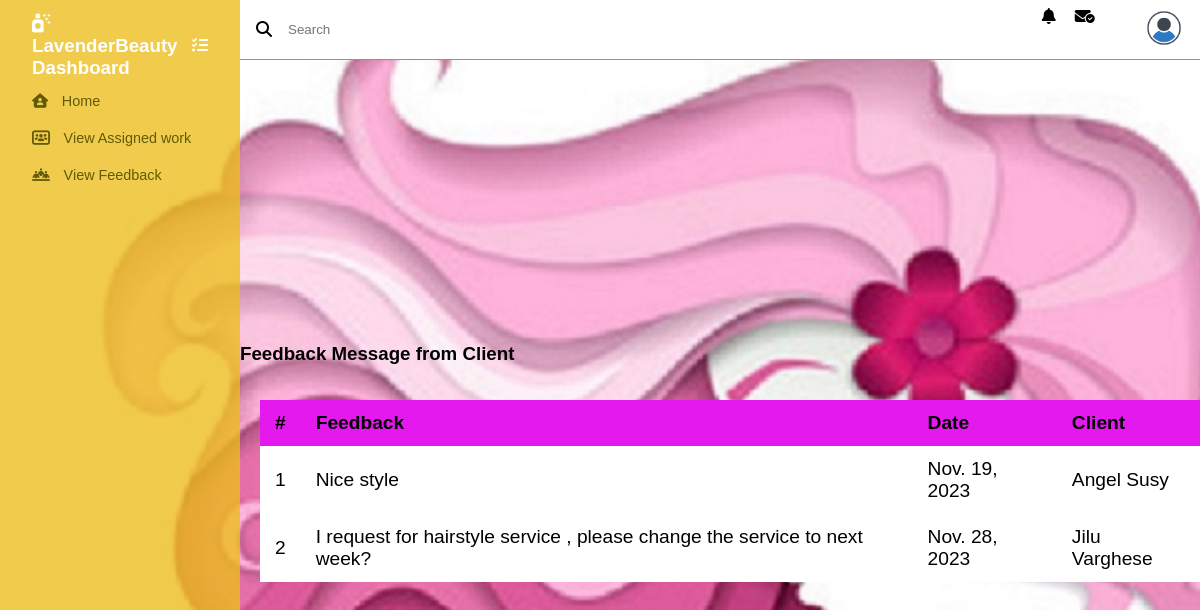
The app's page /shopboutique/Viewfeedback/ (signed in) with its own data.
### Userboutique/models.py (models this page shows)
class tbl_feedback(models.Model):
    message=models.CharField(max_length=40)
    message_date=models.DateField(auto_now_add=True)
    user=models.ForeignKey(tbl_user,on_delete=models.SET_NULL,null=True)
    staff=models.ForeignKey(tbl_staffreg,on_delete=models.SET_NULL,null=True)

### Guest/models.py (models this page shows)
class tbl_user(models.Model):
    name=models.CharField(max_length=40)
    username=models.CharField(max_length=40)
    phone=models.CharField(max_length=35)
    email=models.CharField(max_length=40)
    gender=models.CharField(max_length=25)
    password=models.CharField(max_length=35)
    image=models.FileField(upload_to="Userpic/")

### Shop/views.py (the view)
# urls.py: path('Viewfeedback/',views.viewfeedback,name="viewfeedback"),
def viewfeedback(request):
    if 'sid' in request.session:
        user=tbl_user.objects.all()
        feedbackdata=tbl_feedback.objects.filter(user_id__in=user)
        return render(request,'Shop/Viewfeedback.html',{'feedback':feedbackdata})
    else:
        return redirect('webguest:login')

### Shop/Templates/Shop/Viewfeedback.html (shortened to what this page needs)
{% extends 'Shop/Header.html' %}
{% load static %}
{% block content%}
<!DOCTYPE html>
<html lang="en">
<head>
</head>
<body>
    <h3>Feedback Message from Client</h3>
    <table class="content-table">
        <tr>
            <th>#</th>
            <th>Feedback</th>
            <th>Date</th>
            <th>Client</th>
        </tr>
        {% for l in feedback %}
        <tr>
            <td>{{forloop.counter}}</td>
            <td>{{l.message}}</td>
            <td>{{l.message_date}}</td>
            <td>{{l.user.name}}</td>
        </tr>
        {% endfor %}
    </table>
</body>
</html>
{% endblock content %}

### Shop/Templates/Shop/Header.html (style rules this page uses)
* { font-family: 'Poppins', sans-serif; margin: 0; padding: 0; text-decoration: none; list-style-type: none; box-sizing: border-box; }

### records on screen
tbl_feedback: message "Nice style", message_date "Nov. 19, 2023", user.name "Angel Susy"
tbl_feedback: message "I request for hairstyle service , please change the service to next week?", message_date "Nov. 28, 2023", user.name "Jilu Varghese"
